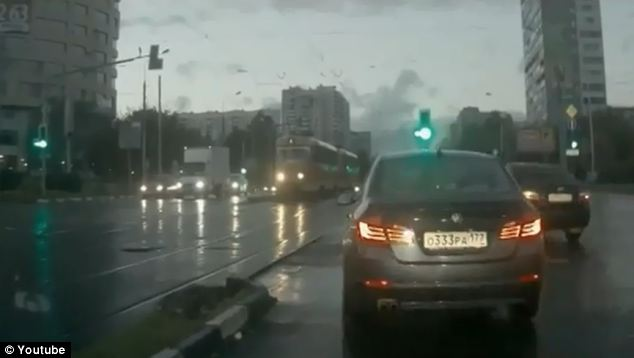
#> input picture car_plate.jpg, 634 x 358 px, found by its file name
$ jupyter execute Russian_license_plate_blurring.ipynb   (shell and % lines are left out)
#> lines starting #> are read from the running program, lines starting #| are printed output that depends on the picture; after the words box and inside, x2 and y2 are one past the last pixel; in counts of white or black regions, pixels touching at a corner belong together
### RUSSIAN LICENSE PLATE DETECTION AND BLURRING

#### Importing the necessary libraries

[cell 1]
import cv2
import numpy as np
import matplotlib.pyplot as plt

##### reading in the image

[cell 2]
img = cv2.imread('../DATA/car_plate.jpg')
#> img is the input picture: shape (358, 634, 3); mean B, G, R 90.3, 96.9, 88.7
plt.imshow(img)

#### Helper function to color convert and display the image

[cell 3]
def display_img(img):
    new_img = cv2.cvtColor(img , cv2.COLOR_BGR2RGB)
    plt.figure(figsize=(10,8))
    ax = plt.subplot(111)
    plt.imshow(new_img)

[cell 4]
display_img(img)

##### Loading the license plate detector haarcascade

[cell 5]
plate_cascade = cv2.CascadeClassifier('../DATA/haarcascades/haarcascade_russian_plate_number.xml')

[cell 6]
type(plate_cascade)

##### Function to detect the license plate in the image

[cell 7]
def detect(img):

    copy = img.copy()

    plate = plate_cascade.detectMultiScale(copy, scaleFactor = 1.3, minNeighbors=5)
#> plate = [[418, 225, 78, 26]]

    for (x,y,w,h) in plate:
        cv2.rectangle(copy, pt1= (x,y), pt2= (x+w,y+h), color = (0,0,255), thickness = 4)
#> this loop made 1 pass
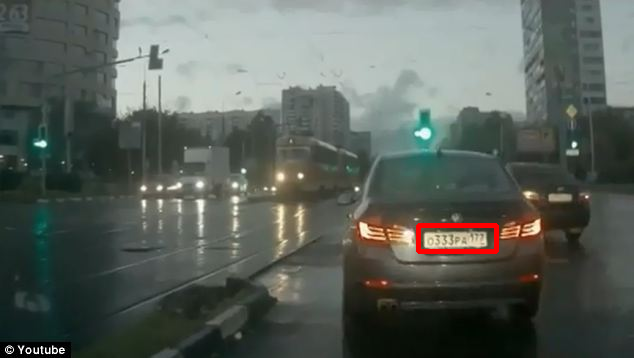
#> copy: shape (358, 634, 3); 0.45% of pixels changed, all inside (x1, y1, x2, y2) = (416, 223, 499, 254)

    return copy

[cell 8]
result = detect(img)

[cell 9]
display_img(result)

##### Function to detect the license plate and blur the plate

[cell 10]
def detect_and_blur(img):

    plate_img = img.copy()
    roi = img.copy()

    plate = plate_cascade.detectMultiScale(plate_img, scaleFactor = 1.3, minNeighbors = 3)
#> plate = [[418, 225, 78, 26]]

    for (x,y,w,h) in plate:

        roi = roi[y:y+h, x:x+w]
        blurred_roi = cv2.medianBlur(roi, 5)

        plate_img[y:y+h, x:x+w] = blurred_roi
#> this loop made 1 pass
#> pass 1, in detect_and_blur, `roi = roi[y:y+h, x:x+w]`:
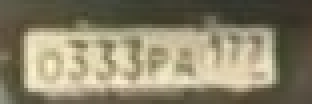
#> roi: shape (26, 78, 3) (shown 4 times larger); mean B, G, R 106, 130.7, 138.1
#> pass 1, in detect_and_blur, `blurred_roi = cv2.medianBlur(roi, 5)`:
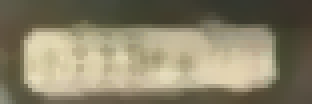
#> blurred_roi: shape (26, 78, 3) (shown 4 times larger); mean B, G, R 105.3, 129.8, 137.3
#> after the loop: plate_img: shape (358, 634, 3); 0.8% of pixels changed, all inside (x1, y1, x2, y2) = (418, 225, 496, 251)

    return plate_img

[cell 11]
blur = detect_and_blur(img)

[cell 12]
# Displaying the blurred license plate
display_img(blur)
